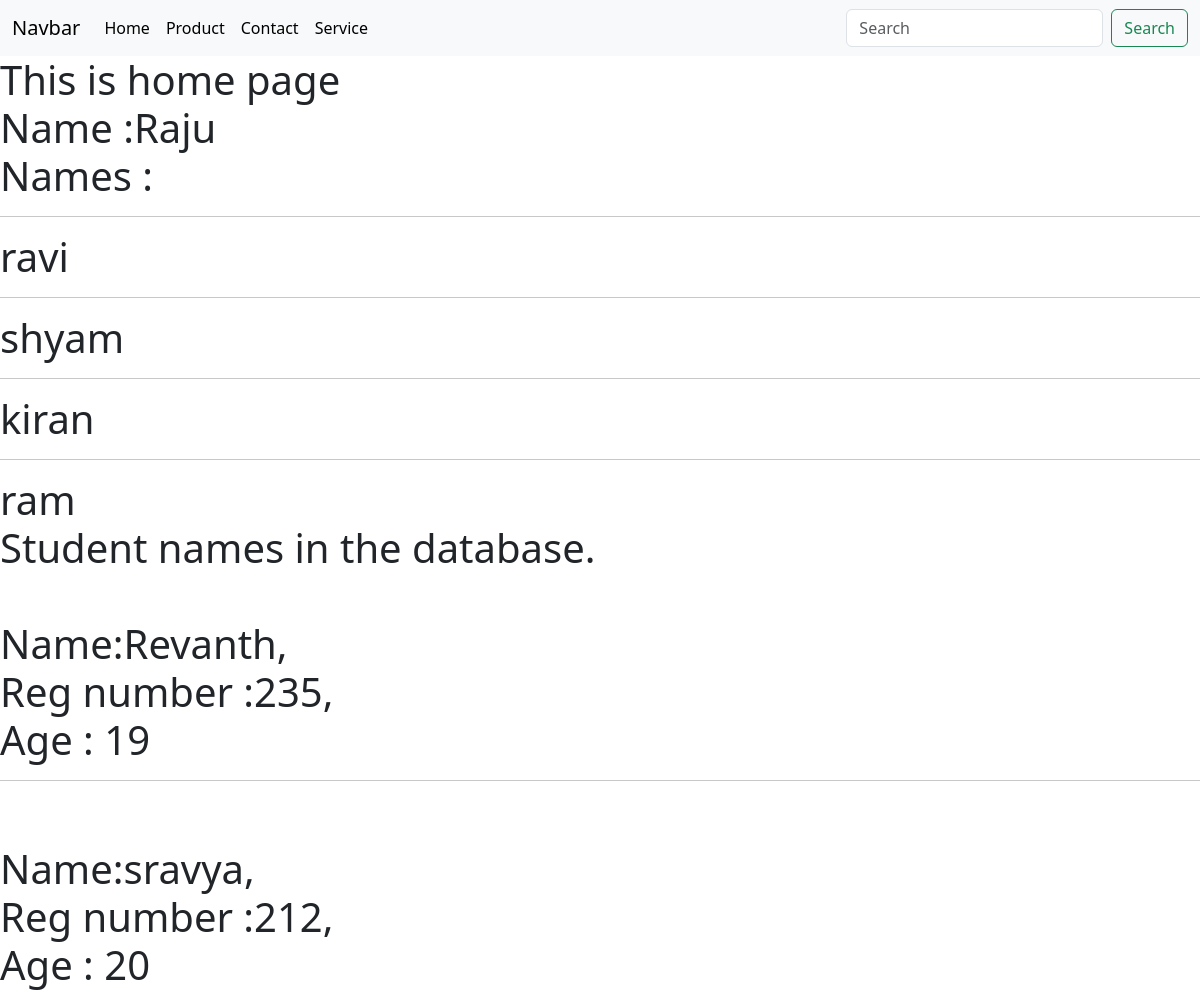
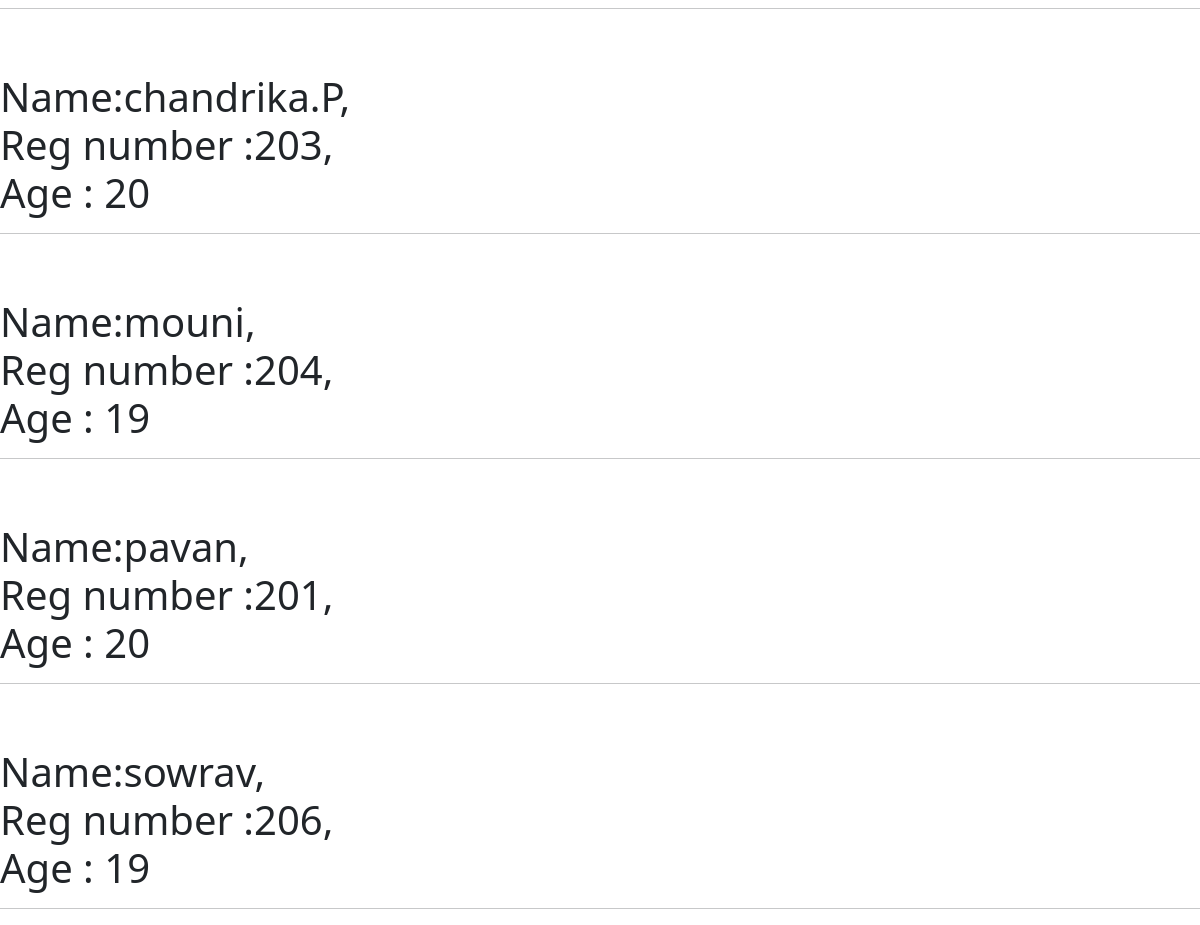
The page /Home on the database its author committed (2 pictures, top to bottom).
### IT/models.py (models this page shows, shortened)
class Student(models.Model):
    name = models.CharField(max_length=200)
    regnumber = models.IntegerField()
    age = models.IntegerField()
    department = models.CharField(max_length=20)

### IT/views.py (the view)
# urls.py: 2. Add a URL to urlpatterns:  path('', Home.as_view(), name='home')
def Home(request):
    name = "Raju"
    names= ['ravi','shyam','kiran','ram']
    student = Student.objects.all()
    context = ({'name':name, 'names':names, 'student':student})
    return render(request, "home.html",context)

### templates/home.html
{% extends "base.html" %}
{% block content %}
<h1>
    This is home page<br>
    Name :{{ name }}
    <br>Names :
   {% for i in names %}<br><hr>
    {{i}}
    {% endfor %}
<br>Student names in the database.<br>
{% for i in student %}
<br>
Name:{{i.name}},<br>
Reg number :{{i.regnumber}},
<br>Age : {{i.age}}
<hr>
{% endfor %}
</h1>
{% endblock %}

### templates/base.html (shortened to what this page needs)
<!doctype html>
<html lang="en">
  <head>
    <link href="https://cdn.jsdelivr.net/npm/bootstrap@5.3.0/dist/css/bootstrap.min.css" rel="stylesheet">
  </head>
  <body>
    <nav class="navbar navbar-expand-lg bg-body-tertiary">
        <div class="container-fluid">
          <a class="navbar-brand" href="#">Navbar</a>
          <div class="collapse navbar-collapse" id="navbarSupportedContent">
            <ul class="navbar-nav me-auto mb-2 mb-lg-0">
              <li class="nav-item">
                <a class="nav-link active" aria-current="page" href="{% url 'IT:Home' %}">Home</a>
              </li>
              <li class="nav-item">
                <a class="nav-link active" aria-current="page" href="{% url 'IT:Product' %}">Product</a>
              </li>
              <li class="nav-item">
                <a class="nav-link active" aria-current="page" href="{% url 'IT:Contact' %}">Contact</a>
              </li>
              <li class="nav-item">
                <a class="nav-link active" aria-current="page" href="{% url 'IT:Service' %}">Service</a>
              </li>
            </ul>
            <form class="d-flex" role="search">
              <input class="form-control me-2" type="search" placeholder="Search" aria-label="Search">
              <button class="btn btn-outline-success" type="submit">Search</button>
            </form>
          </div>
        </div>
      </nav>
    {% block content %}
    {% endblock %}
</body>
</html>

### rows shown on the page
Student: name "Revanth", regnumber "235", age "19"
Student: name "sravya", regnumber "212", age "20"
Student: name "chandrika.P", regnumber "203", age "20"
Student: name "mouni", regnumber "204", age "19"
Student: name "pavan", regnumber "201", age "20"
Student: name "sowrav", regnumber "206", age "19"

### other values the page prints
{{ name }} "Raju"
{{ i }} "ravi" "shyam" "kiran" "ram"
